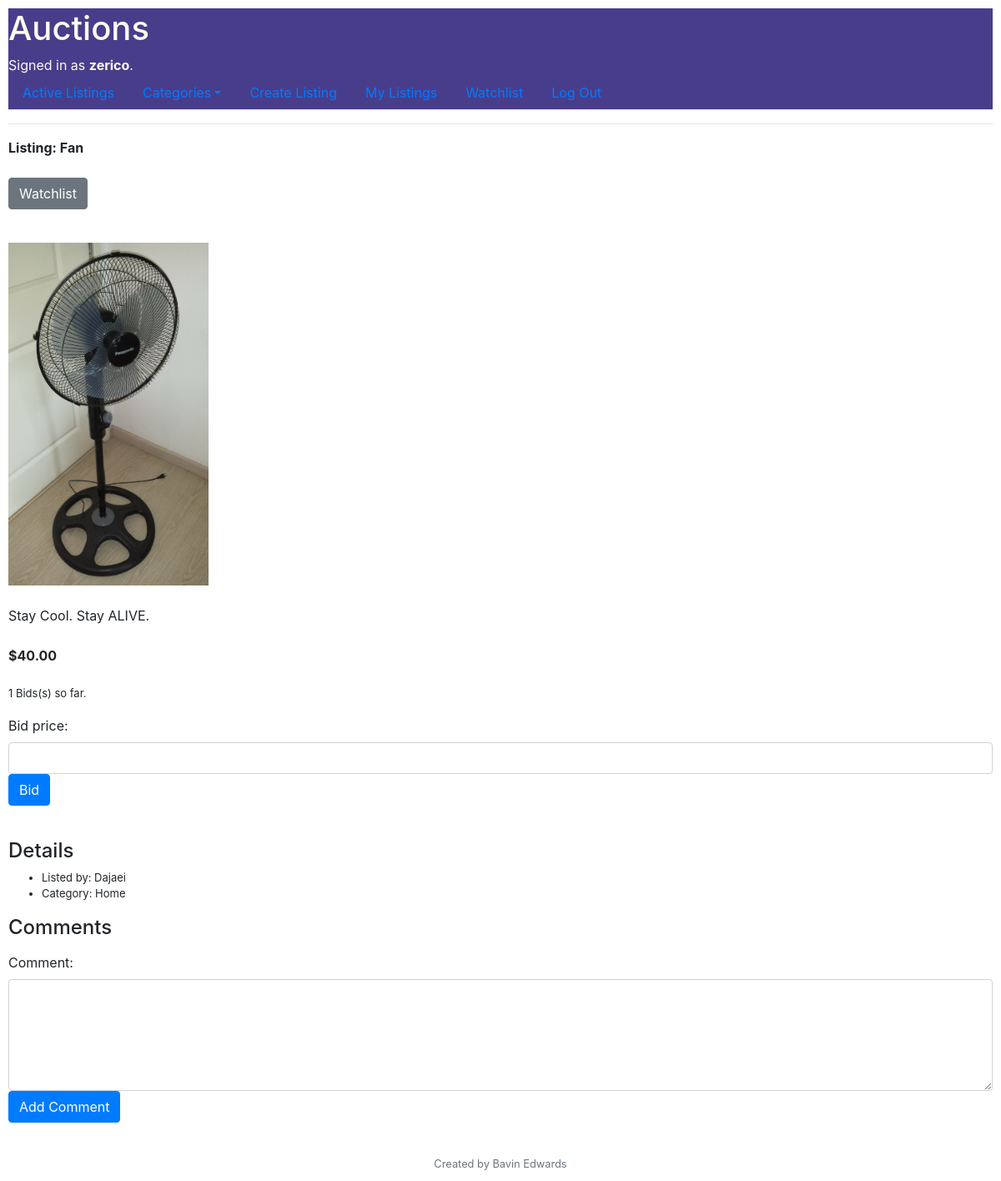
The page /view/Fan (signed in) on the database its author committed.
### auctions/models.py (models this page shows, shortened)
class User(AbstractUser):
    def __str__(self):
        return f"{self.username}"

class Listings(models.Model):
    title = models.CharField(max_length=200)
    description = models.TextField(max_length=500, default=" ")
    starting_price = models.DecimalField(max_digits=6, decimal_places=2)
    date_created = models.DateTimeField(auto_now=True)
    listing_photo = models.ImageField(upload_to ='listingPhoto', blank=True)
    CategoryOption = models.TextChoices('CategoryOption', 'Fashion Toys Electronic Home Office Tools')
    category = models.CharField(blank=True, choices=CategoryOption.choices, max_length=90)
    listing_user = models.ForeignKey(User, on_delete=models.CASCADE, related_name="listings", default=None)
    closed = models.BooleanField(default=False)

### auctions/views.py (the view)
# urls.py: path("view/<str:title>", views.listing_page, name="view"),
def listing_page(request, title):
    if request.method == "POST":
        form_b = BidsForm(request.POST, request.user)
        form_c = CommentsForm(request.POST, request.user)
        last_bid = Bids.objects.filter(bid_listing=Listings.objects.get(title=title)).last()
        if last_bid:
            last_bid_price = last_bid.bid_price
        else:
            last_bid_price = (Listings.objects.get(title=title)).starting_price
        if form_b.is_valid():
            bid_amount = form_b.cleaned_data["bid_price"]
            if bid_amount is not None:
                if bid_amount <= last_bid_price:
                    return render(request, "auctions/apology.html", {
                        "message": "Invalid bid. Your bid is lower than or equal to last bid."
                    })
                bid = form_b.save(commit=False)
                bid.bid_user = User.objects.get(id=request.user.id)
                bid.bid_listing = Listings.objects.get(title=title)
                bid.save()
                messages.success(request, "Bid successfully placed!")
                return HttpResponseRedirect(reverse("index"))
        else:
            return render(request, "auctions/listing_page.html", {
                "message": "Invalid bid",
                "form_b": form_b,
                "form_c": form_c
            })
        if form_c.is_valid():
            c = form_c.cleaned_data["comment"]
            if c is not None:
                comment = form_c.save(commit=False)
                comment.comment_listing = Listings.objects.get(title=title)
                comment.comment_user = User.objects.get(id=request.user.id)
                comment.save()
                messages.success(request, "Comment successfully posted!")
                return HttpResponseRedirect(reverse("index"))
        else:
            return render(request, "auctions/listing_page.html", {
                "message": "Invalid Comment",
                "form_b": form_b,
                "form_c": form_c
            })
    else:
        form_b = BidsForm()
        form_c = CommentsForm()
        bid_list = Bids.objects.filter(bid_listing=Listings.objects.get(title=title))
        bid_count = len(Bids.objects.filter(bid_listing=Listings.objects.get(title=title)))
        last_bid = Bids.objects.filter(bid_listing=Listings.objects.get(title=title)).last()
        comments = Comments.objects.filter(comment_listing=Listings.objects.get(title=title))
        if last_bid:
            last_bid_user = last_bid.bid_user
        else:
            last_bid_user = None
        user = request.user.id
        if not user:
            user = None
            watch_count = None
        else:
            watch_listings = Watchlist.objects.filter(watchlist_user=User.objects.get(id=request.user.id))
            watch_count = 0
            for item in watch_listings:
                if item.listing.closed == True:
                    watch_count = watch_count + 1
        return render(request, "auctions/listing_page.html",{
        "listing": Listings.objects.get(title=title),
        "title": Listings.objects.get(title=title),
        "form_b": form_b,
        "form_c": form_c,
        "count_bid": bid_count,
        "last_bid_user": last_bid_user,
        "comments": comments,
        "bids": bid_list,
        "count": watch_count
    })

### auctions/forms.py
class BidsForm(forms.ModelForm):
    class Meta:
        model = Bids
        fields = ('bid_price',)
        widgets = {
            'bid_price': forms.NumberInput(attrs={'class': 'form-control'})
        }
    def __init__(self, *args, **kwargs):
        super(BidsForm, self).__init__(*args, **kwargs)
        self.fields['bid_price'].required = False

class CommentsForm(forms.ModelForm):
    class Meta:
        model = Comments
        fields = ('comment',)
        widgets = {
            'comment': forms.Textarea(attrs={'class': 'form-control', 'cols': 10, 'rows': 5,})
        }
    def __init__(self, *args, **kwargs):
        super(CommentsForm, self).__init__(*args, **kwargs)
        self.fields['comment'].required = False

### auctions/templates/auctions/listing_page.html (shortened to what this page needs)
{% extends "auctions/layout.html" %}
{% block body %}
<div>
    <strong>Listing: {{ listing.title }}</strong>
</div><br>
{% if user.is_authenticated %}
<form class="form-group" action="{% url 'watchlist' %}" method="POST">
    <button class="btn btn-secondary" type="submit">Watchlist</button>
</form><br>
{% endif %}
<div>
    <img src="{{ listing.listing_photo.url }}" alt="{{ listing.title }}" width="240">
</div><br>
<div>
    {{ listing.description }}
</div><br>
<div>
    <strong>${{ listing.starting_price }}</strong>
</div><br>
{% if user.is_authenticated %}
<p style="font-size: small;">{{ count_bid }} Bids(s) so far. </p>
{% if listing.closed == False %}
<form action="/view/{{ listing.title }}" method="POST" class="form-group">
    {{ form_b }}
    <button class="btn btn-primary" type="submit">Bid</button>
</form><br>
{% else %}
{% if user == last_bid_user %}
<strong>You've won the bid!! Congrats!</strong>
{% else %}
This bid is closed.
{% endif %}
{% endif %}
{% endif %}
<h4>
    Details
</h4>
<ul>
    <li style="font-size: small;">Listed by: {{ listing.listing_user }}</li>
{% if listing.category %}
    <li style="font-size: small;">Category: {{ listing.category }}</li>
{% else %}
<li style="font-size: small;">Category: Category Not Listed</li>
{% endif %}
</ul>
<h4>Comments</h4>
{% if user.is_authenticated %}
<form action="/view/{{ listing.title }}" method="POST" class="form-group">
    {{ form_c }}
    <button class="btn btn-primary" type="submit">Add Comment</button>
</form><br>
{% endif %}
{% endblock %}

### auctions/templates/auctions/layout.html (shortened to what this page needs)
{% load static %}
<!DOCTYPE html>
<html lang="en">
    <head>
        <link rel="stylesheet" href="https://stackpath.bootstrapcdn.com/bootstrap/4.5.0/css/bootstrap.min.css">
        <link href="{% static 'auctions/styles.css' %}" rel="stylesheet">
    </head>
    <body>
        <div style="background-color: darkslateblue; color:floralwhite">
            <h1>Auctions</h1>
            {% if user.is_authenticated %}
                Signed in as <strong>{{ user.username }}</strong>.
            {% else %}
                Not signed in.
            {% endif %}
        </div>
        <ul class="nav nav-tabs" style="background-color: darkslateblue; color:firebrick">
            <li class="nav-item">
                <a class="nav-link" href="{% url 'index' %}">Active Listings</a>
            </li>
            <li class="nav-item dropdown">
                <a class="nav-link dropdown-toggle" data-toggle="dropdown" href="#" role="button" aria-haspopup="true" aria-expanded="false">Categories</a>
              </li>
            {% if user.is_authenticated %}
            <li class="nav-item">
                <a class="nav-link" href="{% url 'create' %}">Create Listing</a>
            </li>
            <li class="nav-item">
                <a class="nav-link" href="{% url 'my_listings' %}">My Listings</a>
            </li>
            <li class="nav-item">
                <a class="nav-link" href="{% url 'watchlist' %}">Watchlist </a>
            </li>
            <li class="nav-item">
                    <a class="nav-link" href="{% url 'logout' %}">Log Out</a>
                </li>
            {% endif %}
        </ul>
        <hr>
        {% block body %}
        {% endblock %}
    </body>
    <footer class="small text-center text-muted">
        Created by Bavin Edwards
    </footer>
</html>

### auctions/static/auctions/styles.css (style rules this page uses)
body { padding: 10px; }

### rows shown on the page
User: username "zerico"
Listings: title "Fan", listing_photo (picture), description "Stay Cool. Stay ALIVE.", starting_price "40.00", listing_user "Dajaei", category "Home"

### other values the page prints
{{ count_bid }} "1"
